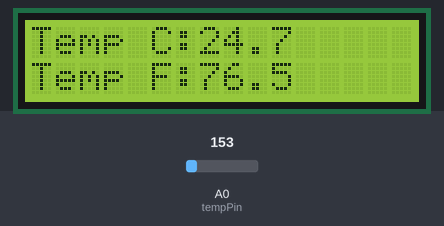
The sketch below on a simulated Arduino Uno, built with avr-gcc and run on an emulated ATmega328P. Parts: 16×2 character LCD. Inputs (shaded band) come from the test bench; at power-on: A0 (tempPin) = 153.

Above: at 1.2 s.
1.3 s: A0 (tempPin) set to 165
At 2.9 s:
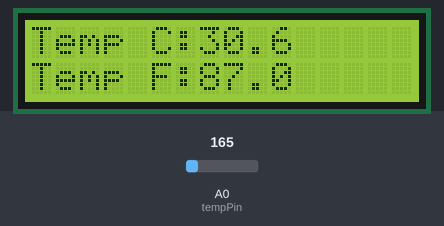
7.3 s: A0 (tempPin) set to 175
At 9.3 s:
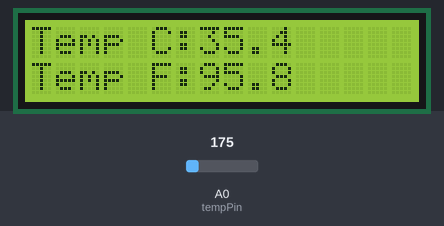
11.5 s: A0 (tempPin) set to 191
At 12.9 s:
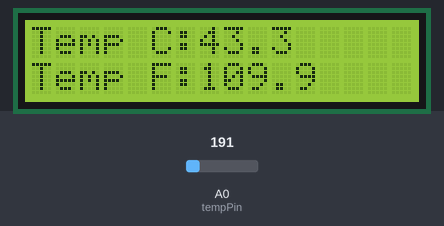
Timing chart, 0 to 14.5 s (numbered marks = the images above; inputs shaded):
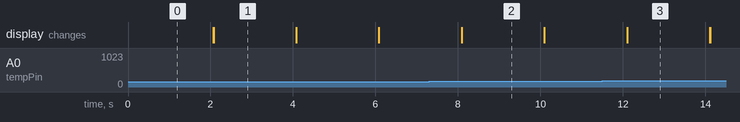

Measured:
- after the input at 1.3 s, the display: first differs from a run without the input after 0.77 s (image 1)
- after the input at 7.3 s, the display: first differs from a run without the input after 0.79 s (image 2)
- after the input at 11.5 s, the display: first differs from a run without the input after 0.61 s (image 3)
- what the display in image 1 shows lasts 2.0 s, from 2.1 s to 4.1 s

The sketch:

TempSensorDONE.ino
```cpp
int tempPin = A0;
//lightpin = 1;
#include <LiquidCrystal.h>
LiquidCrystal lcd(12,11,5,4,3,2);

void setup()
{
lcd.begin(16, 2);
pinMode(tempPin, INPUT);
}
void loop()
{
// Display Temperature in C
int tempReading = analogRead(tempPin);
float tempVolts = tempReading * 5 / 1024.0;
float tempC = (tempVolts - 0.5) * 100.0;
float tempF = tempC * 9.0 / 5.0 + 32.0;
// ----------------
lcd.print("Temp C: ");
lcd.setCursor(7, 0);
lcd.print(tempC, 1);
lcd.setCursor(0, 1);
lcd.print("Temp F: ");
lcd.setCursor(7, 6);
lcd.print(tempF, 1);
delay(2000);
lcd.clear();
}
```
